Frame 1 (no input): blank canvas, image omitted
Frame 60 (the mouse pressed at the canvas centre just before this capture): blank canvas, image omitted
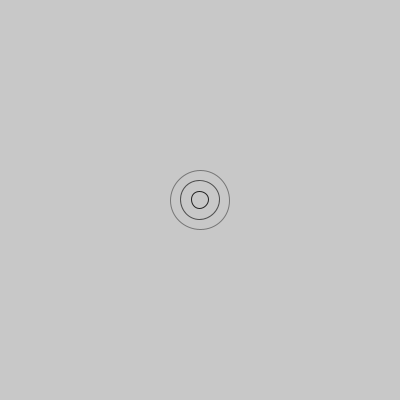
Frame 120 (the mouse held since frame 60 and released just before this capture)

The Processing sketch whose frames 1 and 60 were blank and that drew this single picture after the mouse press (run headless with seeded random() and noise(); from frame 60 on, the mouse is pressed at the canvas centre):

// Processing sketch: prac4
// ── prac4.pde
int contador, posX, posY;
float con2, con3;
boolean click = false;

void setup() {
  size(400, 400);
  noFill();
  contador = 0;
  con2 = 0;
  con3 = 0;
}

void draw() {
  background(200);
  if (click) {
    stroke(0,map(contador,0,100,255,0));
    ellipse(posX, posY, contador, contador);
    stroke(0,map(con2,0,100,255,0));
    ellipse(posX, posY, con2, con2);
    stroke(0,map(con3,0,100,255,0));
    ellipse(posX, posY, con3, con3);
    contador++;
    con2 += random(0.1, 0.5);
    con3 += random(0.4, 1);
    if (contador > 100) {
      contador = 0;
      con2 = 0;
      con3 = 0;
      click = false;
    }
  }
}

void mousePressed() {
  if (!click) {
    click = true;
    posX = mouseX;
    posY = mouseY;
  }
}
